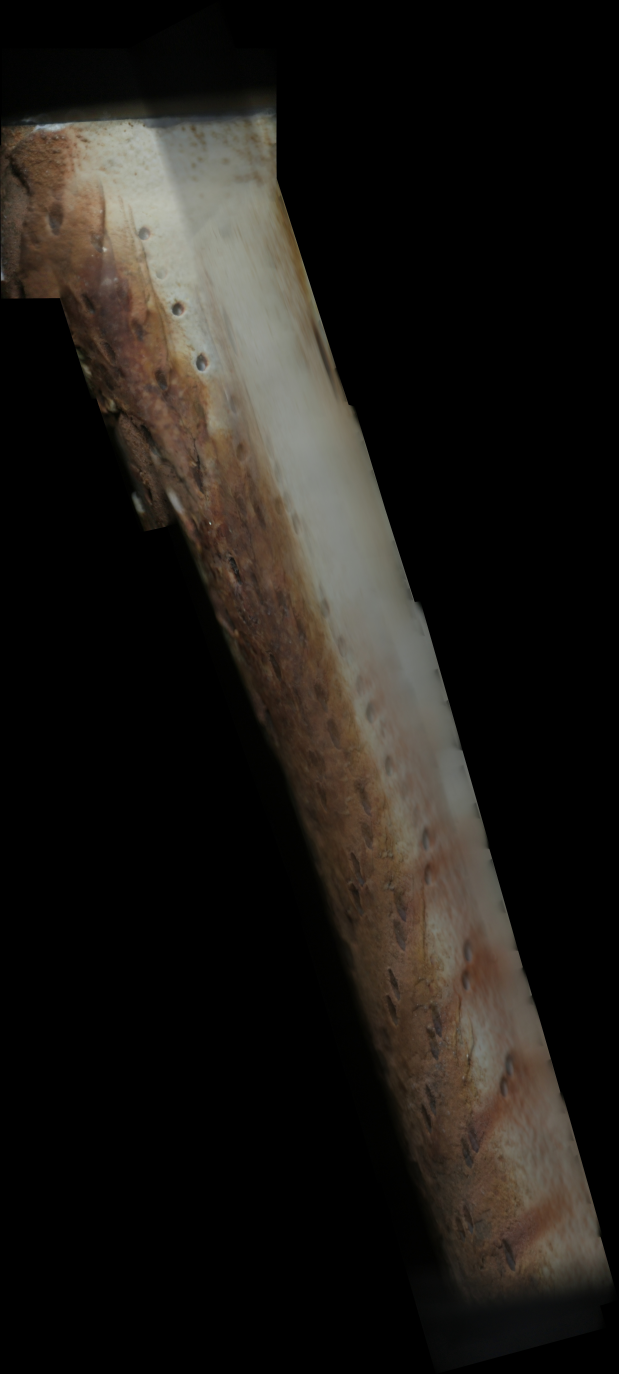
#> input picture image_stitching/from_scratch/blade_mosaic.jpg, 4327 x 9618 px (shown at 1/7 size)
$ python run_global.py ../from_scratch   (older library calls are emulated)
#> lines starting #> are read from the running program, lines starting #| are printed output that depends on the picture
### image_stitching/live/global_stitch.py
"""Global (after-the-scan) blade stitcher.

The live stitcher has to decide about each frame the moment it arrives, so it
throws frames away and blends greedily.  That is fine for a preview but it is
what made the delivered mosaics look like a patchwork.  This module re-stitches
a finished scan folder with everything known at once:

1. **Every frame is used.**  Nothing is rejected.  A blurred or duplicate frame
   simply loses the per-pixel competition wherever a better observation of the
   same spot exists, and fills the spot where it is the only observation.  A
   frame that cannot be registered at all is still placed (by the motion
   model), flagged, and only used where nothing else covers the spot.

2. **The scan geometry is a constraint, not an assumption.**  Consecutive
   frames are neighbours (vertical inside a pass, horizontal across an X move).
   Each move type (``Ydown``, ``Yup``, ``Xr``, ``AF`` ...) gets a displacement
   model *learned from this scan's own registrations* - a mean vector plus a
   spread - so a Y move that also drifts sideways, or an autofocus that shifts
   and rotates the view, is modelled as it really is.  These models:
     * bound the feature search (kills the cooling-hole period ambiguity),
     * seed a blur-tolerant coarse matcher for frames ORB cannot match,
     * keep the graph connected when nothing else can (dead reckoning),
   while every overlapping pair - not just consecutive ones - adds a measured
   constraint.  Down-pass and up-pass strips overlap ~80 % horizontally, so
   there are hundreds of loop closures.

3. **Poses are solved globally** (robust least squares over the whole graph,
   rotation + scale first, then translation) instead of being chained frame to
   frame, so drift and one bad match cannot shear the rest of the mosaic.
   Autofocus frames come back rotated by up to ~1 deg and scaled by up to
   ~1 % (focus breathing); a translation-only model leaves 15-20 px seams.

4. **Blending has no blocks.**
     * The lens model (``lens.py``) removes the optically clipped corners and
       flattens the vignetting before anything is blended.
     * Each mosaic pixel is assigned to ONE frame: the sharpest observation of
       that spot, ties broken by how central the pixel is in the frame.  The
       sharpness map is continuous per pixel, not a 6x4 tile grid, and the
       assignment is smoothed (Potts MRF) so seams are few and long.
     * Exposure is equalised by a global gain solve over all overlaps.
     * Seams are hidden by multi-band (Laplacian pyramid) blending: low
       frequencies (brightness) blend over a wide band, fine detail switches
       over a few pixels, so there is neither a visible edge nor ghosting.

Entry point: ``stitch_folder(path, out_prefix)``; CLI: ``run_global.py``.
"""
from __future__ import annotations

import csv
import math
import os
import re
import threading
import time
from concurrent.futures import ThreadPoolExecutor
from dataclasses import dataclass
from pathlib import Path

import cv2
import numpy as np

from .config import LiveConfig
from .lens import LensModel, estimate_lens
from .registration import Registrar

IMG_EXT = {".jpg", ".jpeg", ".png", ".tif", ".tiff", ".bmp"}


# ──────────────────────────────────────────────────────────────────────────────
#  Configuration
# ──────────────────────────────────────────────────────────────────────────────

@dataclass
class GlobalConfig:
    # registration
    work_width: int = 1000
    n_features: int = 4000
    min_ncc: float = 0.55
    min_overlap: float = 0.10
    skip_edges: int = 2
    """Also register frame i with i-2 .. i-skip_edges (redundancy against one
    bad frame in the chain)."""
    cross_pairs: int = 5
    """Per frame, extra non-consecutive neighbours registered after the first
    solve (other pass / other column).  These are the loop closures."""
    cross_min_overlap: float = 0.30
    min_ncc_hp: float = 0.15
    """Band-passed NCC a feature registration must reach.  Plain NCC cannot
    tell a right match from one that is off by 77 px on this surface (0.90
    either way); band-passed NCC is <= 0.07 for wrong and 0.36-0.85 for right
    matches (see ``Registration.ncc_hp``)."""
    coarse_min_ncc: float = 0.20
    """Band-passed NCC the blur-tolerant template matcher must reach (it is
    used only where ORB found nothing)."""
    # pose graph
    prior_sigma_floor: float = 30.0
    """Smallest std-dev (px) a learned move model may claim.  The actuator is
    open loop, so a Y step is really 210-490 px: the prior is soft."""
    unknown_move_sigma: float = 600.0
    robust_px: float = 8.0
    outlier_px: float = 45.0
    irls_iters: int = 10
    solve_rotation: bool = True
    # compositing
    label_scale: int = 8
    """Seam selection runs on a grid this many times coarser than the mosaic."""
    focus_power: float = 3.0
    """How strongly a sharper observation beats a more central one."""
    seam_smoothness: float = 1.0
    """Potts weight of the seam MRF, in log-score units: a frame may keep a
    cell it would otherwise lose by up to e^1 = 2.7x in score if its
    neighbourhood is already its own.  Fewer, longer seams."""
    consensus_sigma: float = 12.0
    """Grey levels (on the 8x-reduced, lightly blurred label grid) at which a
    frame starts to count as disagreeing with the other views of a spot."""
    consensus_weight: float = 2.0
    """Log-score penalty per ``consensus_sigma`` of disagreement."""
    unlinked_penalty: float = 0.1
    """Score multiplier for frames only placed by the motion model: they fill
    holes but never displace a registered frame."""
    sharp_sigma: float = 40.0
    num_bands: int = 6
    output_scale: float = 1.0
    max_canvas_px: float = 160e6
    jpeg_quality: int = 95
    low_detail_ratio: float = 0.12
    threads: int = 0
    lens_frames: int = 80
    """Frames sampled for the lens / vignetting estimate."""


# ──────────────────────────────────────────────────────────────────────────────
#  Scan bookkeeping
# ──────────────────────────────────────────────────────────────────────────────

@dataclass
class ScanFrame:
    index: int
    path: Path
    tag: str
    column: int
    phase: str
    move: str
    t: float


@dataclass
class Edge:
    """Relative pose of frame j with respect to frame i.

    ``m``      where j's centre lands in i's pixel coordinates, minus i's centre
               (so for a pure translation it is the displacement), full px.
    ``theta``  rotation of j relative to i (rad), ``logs`` log scale.
    """
    i: int
    j: int
    m: np.ndarray
    sigma: float
    kind: str               # seq | skip | cross | coarse | prior
    theta: float = 0.0
    logs: float = 0.0
    rot_sigma: float = 0.0  # 0 = this edge says nothing about rotation/scale
    ncc: float = 0.0
    inliers: int = 0
    overlap: float = 0.0
    d: np.ndarray | None = None      # m rotated into the mosaic frame
    weight: float = 0.0
    residual: float = 0.0
    active: bool = True

    @property
    def measured(self) -> bool:
        return self.kind != "prior"


_NAME = re.compile(r"^col(\d+)_(.+?)_(\d{6})(?:_(\d+))?$", re.I)
_PASS_ORDER = {"ycor_up": 1, "ycor_af": 2, "xr_move": 3, "xr_af": 4,
               "ycor_down": 6, "yup_af": 7, "xr2_move": 8, "xr2_af": 9}


def move_of(phase: str) -> str:
    """Kind of motion that happened *before* this frame was captured."""
    p = phase.lower()
    if p.endswith("_af") or p == "af":
        return "AF"
    if p.startswith("ycor_up"):
        return "Ycor_up"
    if p.startswith("ycor_down"):
        return "Ycor_down"
    if p.startswith("ydown"):
        return "Ydown"
    if p.startswith("yup"):
        return "Yup"
    if p.startswith("x") and p.endswith("move"):
        return "Xr"
    return "other"


def _phase_rank(phase: str) -> tuple[int, float]:
    p = phase.lower()
    m = re.match(r"(ydown|yup)_?(\d+)(_af)?$", p)
    if m:
        return (0 if m.group(1) == "ydown" else 5,
                int(m.group(2)) + (0.5 if m.group(3) else 0.0))
    return (_PASS_ORDER.get(p, 10), 0.0)


def _contextualise(frames: list[ScanFrame]) -> list[ScanFrame]:
    """Autofocus frames inherit the move that preceded them.

    Measured: an AF frame sits ~265 px further along the previous Y move than
    the frame saved just before it (the stage was still moving when that
    frame was grabbed - see the capture notes in README).  So "AF after a
    Ydown" and "AF after a Yup" are two different, each very consistent,
    displacements; lumping them into one "AF" model gave a 560 px spread."""
    last = "start"
    for f in frames:
        if f.move == "AF":
            f.move = f"AF:{last}"
        else:
            last = f.move
    return frames


def list_scan(folder: Path) -> list[ScanFrame]:
    """All frames of a scan folder in capture order.

    Uses ``capture_log.csv`` when the sweep wrote one (exact order and move
    type); otherwise reconstructs both from the file names.
    """
    folder = Path(folder)
    log = folder / "capture_log.csv"
    out: list[ScanFrame] = []
    if log.exists():
        with open(log, newline="") as f:
            rows = list(csv.DictReader(f))
        for r in rows:
            p = folder / (r.get("file") or "")
            if not r.get("file") or not p.exists():
                continue
            m = _NAME.match(p.stem)
            col = int(r.get("column") or (m.group(1) if m else 0) or 0)
            phase = r.get("phase") or (m.group(2) if m else p.stem)
            out.append(ScanFrame(len(out), p, p.stem, col, phase,
                                 r.get("move") or move_of(phase),
                                 float(r.get("t") or len(out))))
        if out:
            return _contextualise(out)

    keyed = []
    for p in folder.iterdir():
        if p.suffix.lower() not in IMG_EXT:
            continue
        m = _NAME.match(p.stem)
        if m:
            col, phase, hhmmss = int(m.group(1)), m.group(2), m.group(3)
            t = int(hhmmss[:2]) * 3600 + int(hhmmss[2:4]) * 60 + int(hhmmss[4:])
            seq = int(m.group(4)) if m.group(4) else -1
        else:
            col, phase, t, seq = 0, p.stem, 0, -1
        keyed.append(((col, seq if seq >= 0 else t, _phase_rank(phase), p.name),
                      p, col, phase, t))
    keyed.sort(key=lambda k: k[0])
    for _, p, col, phase, t in keyed:
        out.append(ScanFrame(len(out), p, p.stem, col, phase, move_of(phase),
                             float(t)))
    return _contextualise(out)


# ──────────────────────────────────────────────────────────────────────────────
#  Registration (thread-parallel, shared feature cache)
# ──────────────────────────────────────────────────────────────────────────────

def _highpass(img: np.ndarray, sigma: float) -> np.ndarray:
    f = img.astype(np.float32)
    return f - cv2.GaussianBlur(f, (0, 0), sigma)


class _Registry:
    def __init__(self, cfg: GlobalConfig, lens: LensModel):
        self.cfg = cfg
        self.lens = lens
        self.lcfg = LiveConfig(work_width=cfg.work_width,
                               n_features=cfg.n_features,
                               min_ncc=cfg.min_ncc)
        self._feat: dict = {}
        self._gray: dict = {}
        self._scale: dict = {}
        self._valid: dict = {}
        self._tl = threading.local()

    def _reg(self) -> Registrar:
        r = getattr(self._tl, "reg", None)
        if r is None:
            r = Registrar(self.lcfg)
            r._feat, r._gray, r._scale, r._valid = (
                self._feat, self._gray, self._scale, self._valid)
            self._tl.reg = r
        return r

    def prepare(self, token: str, frame: np.ndarray) -> None:
        self._reg().prepare(token, frame, valid=self.lens.valid)

    # [82 lines left out: functions register, coarse, not called in this run]


# ──────────────────────────────────────────────────────────────────────────────
#  Pose graph
# ──────────────────────────────────────────────────────────────────────────────

def _irls(n: int, I, J, D, W0, robust: np.ndarray, c: float, iters: int,
          outlier: float | None = None):
    """Robust LS for x_j - x_i = D (rows of D are k-vectors).  ``robust`` marks
    measured rows (re-weighted, may be switched off); others keep W0."""
    D = np.asarray(D, float).reshape(len(I), -1)
    W = W0.astype(float).copy()
    active = np.ones(len(I), bool)
    X = np.zeros((n, D.shape[1]))
    res = np.zeros(len(I))
    for it in range(iters + 1):
        w = W * active
        Hm = np.zeros((n, n))
        np.add.at(Hm, (I, I), w)
        np.add.at(Hm, (J, J), w)
        np.add.at(Hm, (I, J), -w)
        np.add.at(Hm, (J, I), -w)
        b = np.zeros((n, D.shape[1]))
        np.add.at(b, J, w[:, None] * D)
        np.add.at(b, I, -w[:, None] * D)
        Hm[0, 0] += 1e6 * max(1.0, float(np.max(W0)))
        Hm += np.eye(n) * 1e-12 * max(1.0, float(np.max(W0)))
        X = np.linalg.solve(Hm, b)
        res = np.linalg.norm(X[J] - X[I] - D, axis=1)
        if it == iters:
            break
        W = np.where(robust, W0 / (1.0 + (res / c) ** 2), W0)
        if outlier is not None and it == iters - 3:
            active &= ~(robust & (res > outlier))
    return X, res, active, W


def solve_graph(n: int, edges: list[Edge], cfg: GlobalConfig) -> tuple[np.ndarray, np.ndarray]:
    """Returns (T (n,2) centre translations, R (n,2) [theta, log-scale])."""
    RS = np.zeros((n, 2))
    if cfg.solve_rotation:
        rot = [e for e in edges if e.rot_sigma > 0 and e.active]
        if rot:
            I = np.array([e.i for e in rot])
            J = np.array([e.j for e in rot])
            # theta in units of its sigma-ish scale; log-scale rescaled so one
            # IRLS handles both (0.003 rad ~ 0.003 log-scale)
            D = np.array([[e.theta, e.logs] for e in rot])
            W0 = np.array([1.0 / e.rot_sigma ** 2 for e in rot])
            robust = np.array([e.measured for e in rot])
            RS, _, _, _ = _irls(n, I, J, D, W0, robust, c=0.004, iters=6)
    for e in edges:
        th, ls = RS[e.i]
        cs, sn = math.cos(th), math.sin(th)
        sc = math.exp(ls)
        e.d = sc * np.array([cs * e.m[0] - sn * e.m[1], sn * e.m[0] + cs * e.m[1]])
    act = [e for e in edges if e.active]
    I = np.array([e.i for e in act])
    J = np.array([e.j for e in act])
    D = np.array([e.d for e in act])
    W0 = np.array([1.0 / e.sigma ** 2 for e in act])
    robust = np.array([e.measured for e in act])
    T, res, active, W = _irls(n, I, J, D, W0, robust, cfg.robust_px,
                              cfg.irls_iters, cfg.outlier_px)
    for e, r, a, w in zip(act, res, active, W):
        e.residual, e.weight = float(r), float(w)
        if not a:
            e.active = False
    return T, RS


def _overlap_frac(dv: np.ndarray, w: int, h: int) -> float:
    return max(0.0, w - abs(dv[0])) * max(0.0, h - abs(dv[1])) / float(w * h)


# ──────────────────────────────────────────────────────────────────────────────
#  The stitcher
# ──────────────────────────────────────────────────────────────────────────────

class GlobalStitcher:
    def __init__(self, cfg: GlobalConfig | None = None, log=print):
        self.cfg = cfg or GlobalConfig()
        self.log = log
        self.frames: list[ScanFrame] = []
        self.shape: tuple[int, int] | None = None
        self.lens: LensModel | None = None
        self.edges: list[Edge] = []
        self.T: np.ndarray | None = None
        self.RS: np.ndarray | None = None
        self.motion: dict[str, tuple[np.ndarray, float, int]] = {}
        self.timings: dict[str, float] = {}
        self.unreadable: list[str] = []
        self.placed_by_prior: list[int] = []
        self.stats: dict = {}

    # ── loading ─────────────────────────────────────────────────────────────
    # [8 lines left out: function _read, not called in this run]

    def _threads(self) -> int:
        return self.cfg.threads or max(1, min(8, (os.cpu_count() or 2) - 1))

    def load(self, folder: Path) -> None:
        t0 = time.perf_counter()
        frames = list_scan(folder)
        if not frames:
            raise FileNotFoundError(f"no images in {folder}")
        first = None
        for f in frames:
            first = cv2.imread(str(f.path), cv2.IMREAD_GRAYSCALE)
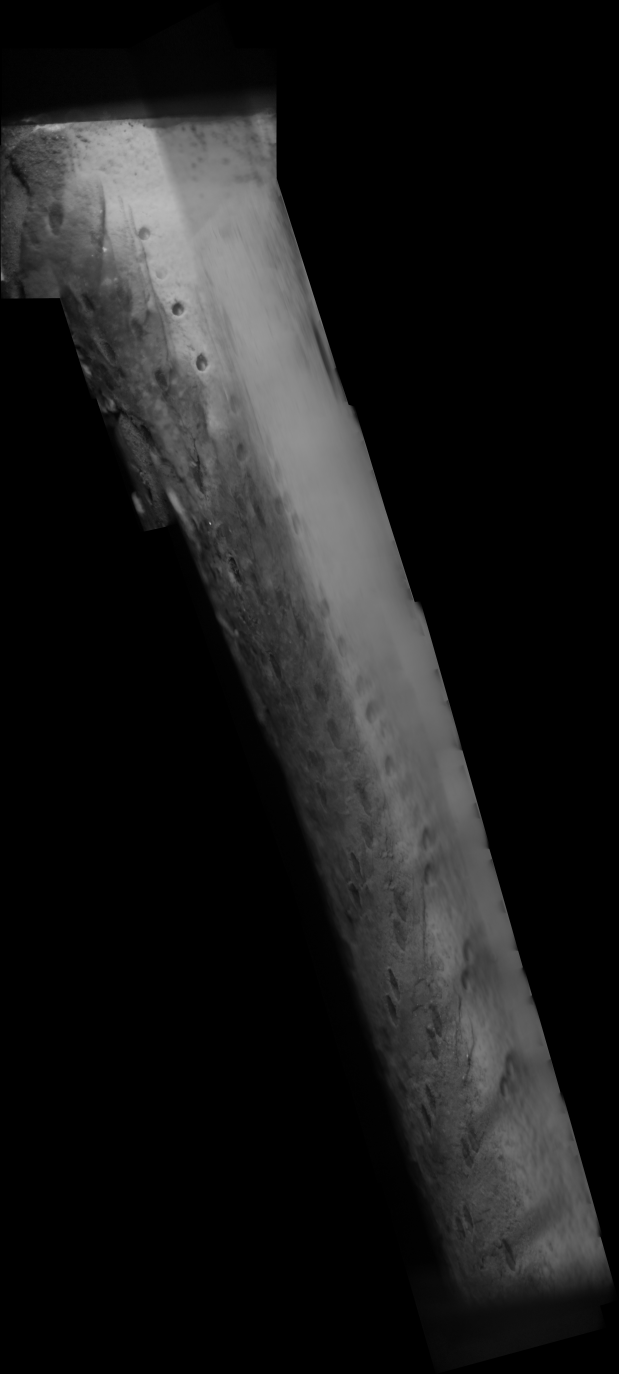
#> first: shape (9618, 4327) (shown at 1/7 size); min 0, max 217, mean 26.6
            if first is not None:
                break
        if first is None:
            raise RuntimeError("no readable frame in the scan")
        self.shape = first.shape[:2]
#> (the rest of the program and of its run is left out)
